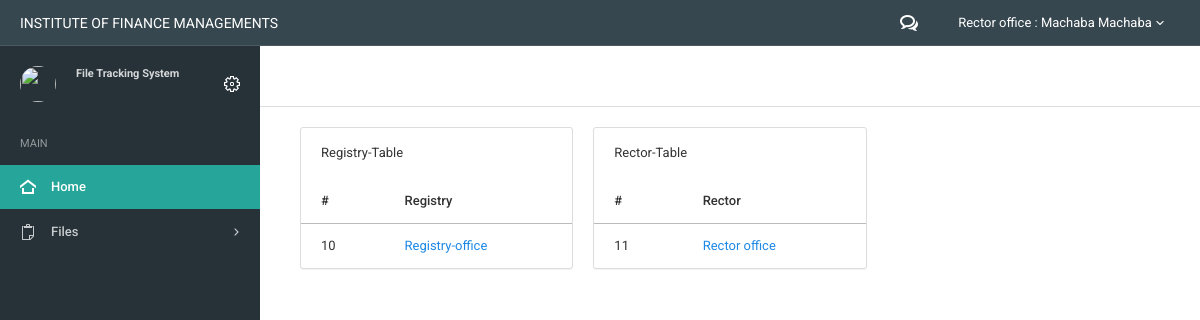
/tables.php?level=1&upper_office=0 (signed in), run on the app's committed database.
### tables this page shows
CREATE TABLE `sections_levels_list` (
  `sections_levels_list_id` int(11) NOT NULL,
  `name` varchar(100) NOT NULL,
  `level` int(11) NOT NULL,
  `section_levels_id` int(11) NOT NULL
);

CREATE TABLE `staffs` (
  `id` int(11) NOT NULL,
  `staff_id` varchar(100) NOT NULL,
  `fname` varchar(300) NOT NULL,
  `middle` varchar(300) NOT NULL,
  `lname` varchar(300) NOT NULL,
  `email` varchar(300) NOT NULL,
  `inside_section_list_id` int(11) NOT NULL,
  `phone` int(11) NOT NULL,
  `username` varchar(300) NOT NULL,
  `password` varchar(300) NOT NULL,
  `security_level_id` int(11) NOT NULL
);

CREATE TABLE `section_levels` (
  `section_levels_id` int(11) NOT NULL,
  `header` varchar(200) NOT NULL,
  `name` varchar(100) NOT NULL,
  `level` int(11) NOT NULL,
  `upper_office_id` int(11) NOT NULL
);

### Core/init.php (called while the page is built, shortened)
<?php
spl_autoload_register(function ($classes){
    $path = '../classes/'.$classes.'.class.php';
});
require_once '../classes/Connection.php';

### public/login_include.php (called while the page is built, shortened)
<?php
$session = new Session();
 ?>

### classes/session.class.php (called while the page is built, shortened)
<?php
class Session{
                                ?>
<?php
		private function checklogin(){
			if (isset($_SESSION['staff_email'])) {
				$this->staff_email = $_SESSION['staff_email'];
			} else {
				unset($this->staff_email);
				$this->logged = false;
			}
		}
}

### classes/Connection.php (called while the page is built, shortened)
<?php
class Connection{
    public $connect;
    public function open_connection() {
        $this->connect = mysqli_connect(DB_SERVER, DB_USER, DB_PASSWORD, DB_NAME);
    }
    public function select_query($sql){
        $r = $this->connect->query($sql);
        $m = array();
        while($row =$r->fetch_assoc()){
            $m[] = $row;
        }
        return $m;
    }
    public function query($sql){
        $r = mysqli_query($this->connect,$sql);
        $row = mysqli_fetch_assoc($r);
        return $row;
    }
}

### classes/staff.class.php (called while the page is built, shortened)
<?php
class Staff{
    public static function full_name($fname, $lname) {
        if ($fname <> '' && $lname <> '') {
            return $fname ." ". $lname;
        } else {
            return 'System user';
        }
    }
    public function staff_one($email){
        $select = new Connection();
        $row = $select->query("select * from staffs where email = '$email'");
        return $row;
    }
}

### classes/Section_levels_list.class.php (called while the page is built, shortened)
<?php
class Section_levels_list{
    public function select_section_levels_list_by_section_levels_id($get_id,$table){
        $select = new Connection();
        $row = $select->select_query("select * from sections_levels_list where level = $get_id and section_levels_id = $table");
        return $row;
    }
    public function select_section_level_list_id($pageid){
        $select = new Connection();
        $row = $select->query("select * from sections_levels_list where sections_levels_list_id = $pageid");
        return $row;
    }
}

### classes/Sections_level.class.php (called while the page is built, shortened)
<?php
class Sections_level{
        public function select_level($id,$ids){
            $get = new Connection();
            $row = $get->select_query("select * from section_levels where level = $id and upper_office_id = $ids");
            return $row;
        }
}

### public/modal_page/sections_levels.php (the view, shortened to what this page needs)
<?php
if((isset($_GET['level']))){
    $pageid = $_GET['level'];
}
if((isset($_GET['upper_office']))){
    $upper_office = $_GET['upper_office'];
}
$section_levels_list = new Section_levels_list();
    $section_levels = new Sections_level();
    foreach ($section_levels->select_level($pageid,$upper_office) as $section_level1) {
        ?>
        <div class="col-lg-4">
            <section class="panel">
                <header class="panel-heading">
                    <?php echo $section_level1['header']; ?>
                </header>
                <div class="table-responsive">
                    <table class="table">
                        <thead>
                        <tr>
                            <th>#</th>
                            <th><?php echo $section_level1['name'] ?></th>
                        </tr>
                        </thead>
                        <tbody>
                        <?php
                        foreach ($section_levels_list->select_section_levels_list_by_section_levels_id($section_level1['level'],$section_level1['section_levels_id']) as $section_levels_list1) { ?>
                            <tr>
                                <td><?php echo $section_levels_list1['sections_levels_list_id']; ?></td>
                                <td>
                                    <a href="?level=<?php echo $section_levels_list1['level']+= 1; ?>&upper_office=<?php echo $section_levels_list1['sections_levels_list_id'];?>"><?php
                                        echo $section_levels_list1['name'];
                                        ?></a>
                                </td>
                            </tr>
                        <?php } ?>
                        </tbody>
                    </table>
                </div>
            </section>
        </div>
    <?php }
?>

### public/template/navigation.php (shortened to what this page needs)
<div class="navbar navbar-inverse">
		<div class="navbar-header">
			<a class="navbar-brand" href="index.php">INSTITUTE OF FINANCE MANAGEMENTS</a>
		</div>
		<div class="navbar-collapse collapse" id="navbar-mobile">
			<ul class="nav navbar-nav navbar-right">
				<li class="dropdown" id="notification">
					<a href="#" class="dropdown-toggle" data-toggle="dropdown">
						<i class="icon-bubbles4"></i>
						<span class="badge bg-warning-400" id="testing"><?php
						$staff = new Staff();
						$receiver = $staff->staff_one($session->staff_email);
						?></span>
					</a>
				</li>
				<li class="dropdown dropdown-user">
					<a class="dropdown-toggle" data-toggle="dropdown">
						<span>
							<?php
							$staff = new Staff();
							$row = $staff->staff_one($session->staff_email);
							$fname = $row['fname'];
							$lname = $row['lname'];
							$office_id = $row['inside_section_list_id'];
							$section_level_list = new Section_levels_list();
							$office = $section_level_list->select_section_level_list_id($office_id);
							$row1 = Staff::full_name($fname,$lname);
							echo $office['name'].' : '.$row1;
							?>
							</span>
						<i class="caret"></i>
					</a>
				</li>
			</ul>
		</div>
	</div>

### data on the page
sections_levels_list: name "Rector office", sections_levels_list_id "11"
staffs: row1 "Machaba Machaba"
section_levels: header "Registry-Table", name "Registry"
sections_levels_list: sections_levels_list_id "10", name "Registry-office"
section_levels: header "Rector-Table", name "Rector"
